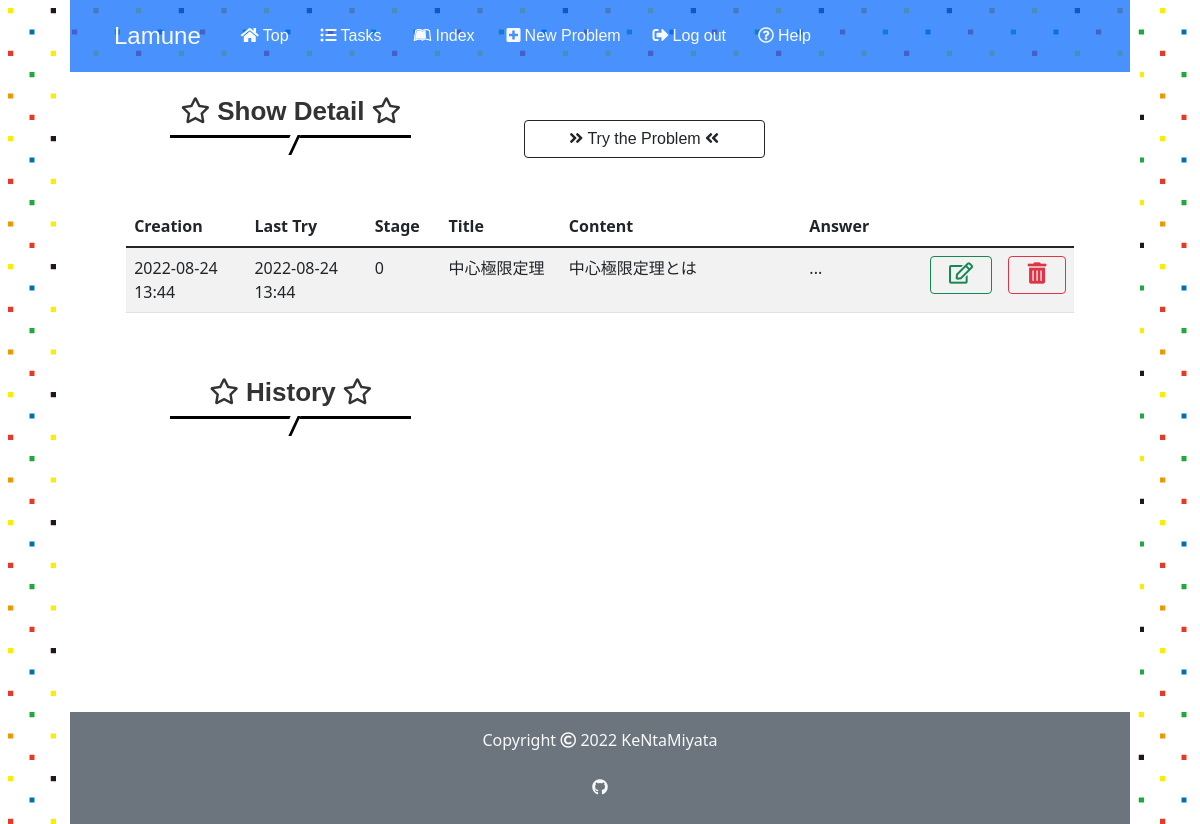
The app's page /3/29 (signed in) with its own data.
### app.py (models this page shows)
class Problem(db.Model):
    id = db.Column(db.Integer, primary_key=True)
    user_id = db.Column(db.Integer, db.ForeignKey('user.id'), nullable=False)
    title = db.Column(db.String(50), nullable=False)
    body = db.Column(db.String(500), nullable=False)
    answer = db.Column(db.String(500), nullable=False)
    stage = db.Column(db.Integer, default=0)
    last_time = db.Column(db.DateTime, nullable=False,
                          default=datetime.datetime.now(pytz.timezone('Asia/Tokyo')))
    created_at = db.Column(db.DateTime, nullable=False,
                           default=datetime.datetime.now(pytz.timezone('Asia/Tokyo')))
    solved_history = db.Column(db.String)

### app.py (the view)
@app.route('/<int:user_id>/<int:problem_id>', methods=["GET"])
@login_required
def show(user_id, problem_id):
    if user_id != current_user.id:
        return apology("You can't look this page! Get out!", 401)
    problem = Problem.query.get(problem_id)
    if not problem:
        return apology("No such problem", 404)
    user = current_user
    if problem.solved_history:
        history_list=problem.solved_history.splitlines()
    else:
        history_list=[]
    return render_template("show.html", problem=problem, user=user, history_list=history_list)

### app.py (called while the page is built)
@app.before_request
def before_request():
    session.permanent = True
    app.permanent_session_lifetime = datetime.timedelta(minutes=30)
    session.modified = True

@login_manager.user_loader
def load_user(user_id):
    return User.query.get(int(user_id))

### helpers.py (called while the page is built)
def show_datetime(t):
    return t.strftime('%Y-%m-%d %H:%M')

### templates/show.html (shortened to what this page needs)
{% extends "layout.html" %}
{% block main%}
<div class="row">
    <div class="col-xl-3 col-md-4 col-12 offset-md-1 mt-4">
        <h2><i class="far fa-star"></i> Show Detail <i class="far fa-star"></i></h2>
    </div>
    <div class="col-md-3 offset-md-1 mt-5 d-none d-md-block">
        <a href="/{{ user.id }}/{{ problem.id }}/trytry" class="btn btn-outline-dark btn--radius btn--cubic d-none d-md-block"><i class="fas fa-angle-double-right fa-position-left"></i> Try the Problem <i class="fas fa-angle-double-left fa-position-right"></i></a>
    </div>
    <div class="col-11 mx-auto mt-5">
        <table class="table table-striped text-start index d-none d-md-block">
            <thead>
                <tr>
                    <th style="width: 10%">Creation</th>
                    <th style="width: 10%">Last Try</th>
                    <th style="width: 5%">Stage</th>
                    <th style="width: 10%">Title</th>
                    <th style="width: 20%">Content</th>
                    <th style="width: 10%">Answer</th>
                    <th style="width: 5%"></th>
                    <th style="width: 5%"></th>
                </tr>
            </thead>
            <tbody>
                <tr data-href="/{{ user.id }}/{{ problem.id }}">
                    <td>{{ problem.created_at | show_datetime }}</td>
                    <td>{{ problem.last_time | show_datetime }}</td>
                    <td>{{ problem.stage }}</td>
                    <td>{{ problem.title }}</td>
                    <td class="long_text">{{ problem.body }}</td>
                    <td>...</td>
                    <td><a class="btn btn-outline-success w-100" href="/{{ user.id }}/{{ problem.id }}/update"><i class="far fa-edit fa-lg"></i></a></td>
                    <td><a class="btn btn-outline-danger w-100" href="/{{ user.id }}/{{ problem.id }}/delete" onclick="return confirm_delete()"><i class="fas fa-trash-alt fa-lg"></i></a></td>
                </tr>
            </tbody>
        </table>
    </div>
    <div class="col-xl-3 col-md-4 col-12 offset-md-1 mt-5">
        <h2><i class="far fa-star"></i> History <i class="far fa-star"></i></h2>
    </div>
</div>
{% endblock %}

### static/stylesheet/styles.css (style rules this page uses)
* { padding: 0; margin: 0; box-sizing: border-box; }
a { text-decoration: none; }
.row { margin-left: 0; margin-right: 0; }
body { width: 90%; height: 100%; margin: 0 auto; background-image: url(../images/lamune_side_back.jpg); }
h1, h2, h3, .navbar-brand, .nav-link, .btn { font-family: Chalkduster, "Bradley Hand", "Segoe Print", sans-serif; }
h2 { position: relative; padding-bottom: 0.5rem; border-bottom: 3px solid black; background-color: white; color: #333; font-weight: bold; font-size: 26px; }
h2:before { position: absolute; top: 100%; left: 50%; transform: translateX(-50%) skew(-25deg); height: 20px; width: 10px; border-right: 3px solid black; background-color: white; content: ""; }
.long_text { white-space: pre-wrap; }

### records on screen
Problem: created_at|show_datetime "2022-08-24 13:44", last_time|show_datetime "2022-08-24 13:44", stage "0", title "中心極限定理", body "中心極限定理とは"
